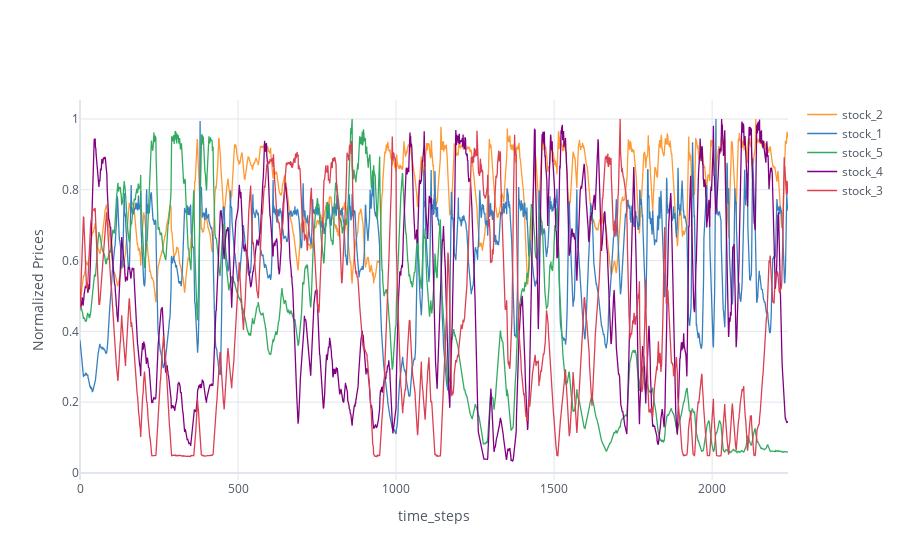

This figure's notebook cell:
### Code cell
starting_time = datetime(year=1995, month=1, day=1, hour=10) + relativedelta(hours=0)
ending_time = starting_time + relativedelta(hours=6000)

cf.go_offline()
cf.set_config_file(world_readable=True, theme="white")

buffer = SimulatedStockBuffer.objects.select_related("stock").order_by("captured_at").filter(
    Q(captured_at__gte = starting_time)
    & Q(captured_at__lte = ending_time)
).all()

price_variations = {}
for snapshot in buffer:
    if snapshot.stock.name not in price_variations:
        price_variations[snapshot.stock.name] = []
    price_variations[snapshot.stock.name].append(snapshot.price_snapshot)

# print(price_variations)
for stck_name in price_variations:
    price_snaps = price_variations[stck_name]
    price_array = np.array(price_snaps)
    max_price = max(price_array)
    normalized_snaps = price_array/max_price
    price_variations[stck_name] = normalized_snaps

    

stock_names = list(price_variations.keys())


# print(price_variations)
df_regret_comparisons = pd.DataFrame(price_variations)
df_regret_comparisons.iplot(
    xTitle='time_steps',
    yTitle='Normalized Prices'
)

### Figure 1 — Plotly figure (JSON) as saved in the notebook; plotly's stock layout.template omitted (floating-point values rounded to 4 significant figures; data arrays with more than 128 entries replaced by an {"elided": "..."} marker saying what was removed)
{"data": [{"line": {"color": "rgba(255, 153, 51, 1.0)", "dash": "solid", "shape": "linear", "width": 1.3}, "mode": "lines", "name": "stock_2", "text": "", "type": "scatter", "x": {"elided": "2241 int values"}, "y": {"elided": "2241 float values"}}, {"line": {"color": "rgba(55, 128, 191, 1.0)", "dash": "solid", "shape": "linear", "width": 1.3}, "mode": "lines", "name": "stock_1", "text": "", "type": "scatter", "x": {"elided": "2241 int values"}, "y": {"elided": "2241 float values"}}, {"line": {"color": "rgba(50, 171, 96, 1.0)", "dash": "solid", "shape": "linear", "width": 1.3}, "mode": "lines", "name": "stock_5", "text": "", "type": "scatter", "x": {"elided": "2241 int values"}, "y": {"elided": "2241 float values"}}, {"line": {"color": "rgba(128, 0, 128, 1.0)", "dash": "solid", "shape": "linear", "width": 1.3}, "mode": "lines", "name": "stock_4", "text": "", "type": "scatter", "x": {"elided": "2241 int values"}, "y": {"elided": "2241 float values"}}, {"line": {"color": "rgba(219, 64, 82, 1.0)", "dash": "solid", "shape": "linear", "width": 1.3}, "mode": "lines", "name": "stock_3", "text": "", "type": "scatter", "x": {"elided": "2241 int values"}, "y": {"elided": "2241 float values"}}], "layout": {"legend": {"bgcolor": "#FFFFFF", "font": {"color": "#4D5663"}}, "paper_bgcolor": "#FFFFFF", "plot_bgcolor": "#FFFFFF", "title": {"font": {"color": "#4D5663"}}, "xaxis": {"gridcolor": "#E1E5ED", "showgrid": true, "tickfont": {"color": "#4D5663"}, "title": {"font": {"color": "#4D5663"}, "text": "time_steps"}, "zerolinecolor": "#E1E5ED"}, "yaxis": {"gridcolor": "#E1E5ED", "showgrid": true, "tickfont": {"color": "#4D5663"}, "title": {"font": {"color": "#4D5663"}, "text": "Normalized Prices"}, "zerolinecolor": "#E1E5ED"}}}
